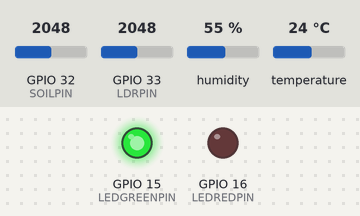
The sketch below on a simulated ESP32. Shown: output pins drawn as LEDs (lit = HIGH). The inputs (shaded band) are chosen by the test bench; at power-on: GPIO 32 (SOILPIN) = 2048, GPIO 33 (LDRPIN) = 2048, humidity 55 %, temperature 24 °C. WiFi joins after 1.5 s; servers stay silent unless stated; the local clock reads 2024-03-15 10:24:30 at power-on unless the sketch sets it; pins used as bus, display or sensor lines are not drawn; what the sketch prints to the serial monitor is not drawn.

Above: at 1.79 s.
At 9.2 s:
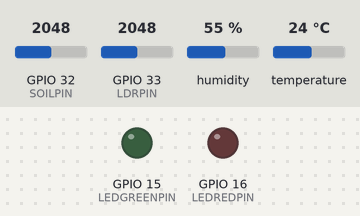
Timing chart, 0 to 21.0 s (numbered marks = the images above):
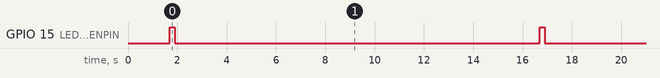

Measured:
- by itself, GPIO 15 (LEDGREENPIN): alternates HIGH for 0.20 s and LOW for 14.8 s

The sketch:

PlantData.ino
```cpp
#include <WiFi.h>
#include <DHT.h>
#include <Firebase_ESP_Client.h>

#include "addons/TokenHelper.h"
#include "Secrets.h"
#include "time.h"

#define DHTPIN 23
#define SOILPIN 32
#define LDRPIN 33
#define LEDGREENPIN 15
#define LEDREDPIN 16
#define SOILPOWER 4

DHT dht(DHTPIN, DHT11);

FirebaseData data;
FirebaseAuth auth;
FirebaseConfig config;

unsigned long epochTime;
unsigned long dataMillis = 0;

const char* ntpServer = "pool.ntp.org";

void setup()
{
    Serial.begin(115200);
    dht.begin();
    pinMode(LEDGREENPIN, OUTPUT);
    pinMode(LEDREDPIN, OUTPUT);
    pinMode(SOILPOWER, OUTPUT);

    digitalWrite(LEDGREENPIN, LOW);
    digitalWrite(LEDREDPIN, LOW);
    digitalWrite(SOILPOWER, LOW);

    WiFi.begin(WIFI_SSID, WIFI_PASSWORD);
    Serial.print("Connecting to Wi-Fi");
    while (WiFi.status() != WL_CONNECTED)
    {
        Serial.print(".");
        delay(300);
    }
    Serial.println();
    Serial.print("Connected with IP: ");
    Serial.println(WiFi.localIP());
    Serial.println();

    configTime(0, 0, ntpServer);

    Serial.printf("Firebase Client v%s\n\n", FIREBASE_CLIENT_VERSION);

    /* Assign the api key (required) */
    config.api_key = API_KEY;

    /* Assign the user sign in credentials */
    auth.user.email = USER_EMAIL;
    auth.user.password = USER_PASSWORD;

    /* Assign the callback function for the long running token generation task */
    config.token_status_callback = tokenStatusCallback;

    Firebase.begin(&config, &auth);
    Firebase.reconnectWiFi(true);
}

void loop()
{

    if (Firebase.ready() && (millis() - dataMillis > 15000 || dataMillis == 0))
    {
        dataMillis = millis();

        epochTime = getTime();
        Serial.print("Epoch Time: ");
        Serial.println(epochTime);

        float temperature = dht.readTemperature();
        float humidity = dht.readHumidity();

        digitalWrite(SOILPOWER, HIGH);
        delay(10);
        float moisture = analogRead(SOILPIN);
        float moisturePercent = 100.00 - ( (moisture / 4095.00) * 100.00 );
        digitalWrite(SOILPOWER, LOW);

        float ldr = analogRead(LDRPIN);
        float ldrPercent = (ldr / 4095.00) * 100.00;

        Serial.print("Temperature: ");
        Serial.print(String(temperature));
        Serial.print(" C\nHumidity: ");
        Serial.print(String(humidity));
        Serial.print("\nMoisture: ");
        Serial.print(String(moisturePercent));
        Serial.print(" %");
        Serial.print("\nLight: ");
        Serial.print(String(ldrPercent));
        Serial.print(" %");
        Serial.println("\n");

        FirebaseJson content;

        String documentPath = "plant/" + String(epochTime);

        content.set("fields/temperature/doubleValue", temperature);
        content.set("fields/humidity/doubleValue", humidity);
        content.set("fields/moisture/doubleValue", moisturePercent);
        content.set("fields/light/doubleValue", ldrPercent);
        content.set("fields/timestamp/integerValue", epochTime);

        Serial.print("Create a document... ");

        if (Firebase.Firestore.createDocument(&data, FIREBASE_PROJECT_ID, "", documentPath.c_str(), content.raw())) {
          digitalWrite(LEDGREENPIN, HIGH);
          Serial.printf("ok\n%s\n\n", data.payload().c_str());
          delay(200);
          digitalWrite(LEDGREENPIN, LOW);
        }
        else {
          digitalWrite(LEDREDPIN, HIGH);
          Serial.println(data.errorReason());
          delay(200);
          digitalWrite(LEDREDPIN, LOW);
        }
    }
}

// Function that gets current epoch time
unsigned long getTime() {
  time_t now;
  struct tm timeinfo;
  if (!getLocalTime(&timeinfo)) {
    return(0);
  }
  time(&now);
  return now;
}
```

Secrets.h
```cpp
/* 1. Define the WiFi credentials */
#define WIFI_SSID "<wifi_name>"
#define WIFI_PASSWORD "<wifi_password>"

/* 2. Define the API Key */
#define API_KEY "<firebase_api_key>"

/* 3. Define the project ID */
#define FIREBASE_PROJECT_ID "<firebase_project_id>"

/* 4. Define the user Email and Password that's already registerd or added in your project */
#define USER_EMAIL "<firebase_auth_email>"
#define USER_PASSWORD "<firebase_auth_password>"
```
